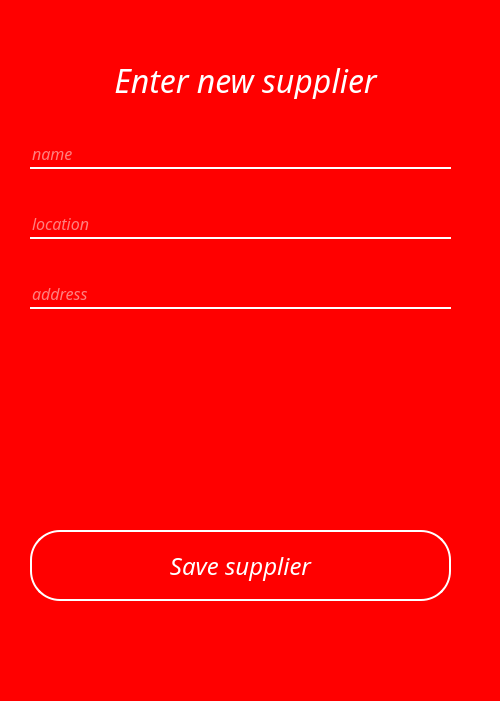
<?xml version="1.0" encoding="UTF-8"?>
<ui version="4.0">
 <class>Form</class>
 <widget class="QWidget" name="Form">
  <property name="geometry">
   <rect>
    <x>0</x>
    <y>0</y>
    <width>500</width>
    <height>701</height>
   </rect>
  </property>
  <property name="windowTitle">
   <string>Form</string>
  </property>
  <property name="styleSheet">
   <string notr="true">#Form{
background:red;
}
#headerFrame
{
background: black;
border-radius: 30px;
}

#frame
{
background: red;
border-radius: 30px;
}
#labelHead{
color:white;
}

#label{
color:white;
}

#label_2{
color:white;
}

#lineEdit_name{
border:none;
background:transparent;
color: white;
border-bottom: 2px solid white;
}

#lineEdit_location{
border:none;
background:transparent;
color: white;
border-bottom: 2px solid white;
}

#lineEdit_address{
border:none;
background:transparent;
color: white;
border-bottom: 2px solid white;
}

#lineEdit_pquantity{
border:none;
background:transparent;
color: white;
border-bottom: 2px solid white;
}

#lineEdit_psupplier{
border:none;
background:transparent;
color: white;
border-bottom: 2px solid white;
}

#lineEdit_pprice{
border:none;
background:transparent;
color: white;
border-bottom: 2px solid white;
}

#pushButton_saveSupp{
border:2px solid white;
background:transparent;
color:white;
border-radius: 30px;
}

#pushButton_saveSupp:hover{
border:2px solid white;
background:white;
color:red;
}

#push_Rigister{
border:2px solid white;
background:transparent;
color:white;
border-radius: 30px;
}

#push_Rigister:hover{
border:2px solid white;
background:white;
color:red;
}</string>
  </property>
  <widget class="QLineEdit" name="lineEdit_name">
   <property name="geometry">
    <rect>
     <x>30</x>
     <y>140</y>
     <width>421</width>
     <height>29</height>
    </rect>
   </property>
   <property name="sizePolicy">
    <sizepolicy hsizetype="Expanding" vsizetype="Preferred">
     <horstretch>0</horstretch>
     <verstretch>0</verstretch>
    </sizepolicy>
   </property>
   <property name="font">
    <font>
     <family>Aero</family>
     <pointsize>12</pointsize>
     <italic>true</italic>
    </font>
   </property>
   <property name="styleSheet">
    <string notr="true">color: rgb(255, 255, 255);
selection-color: rgb(255, 255, 0);</string>
   </property>
   <property name="text">
    <string/>
   </property>
   <property name="cursorPosition">
    <number>0</number>
   </property>
   <property name="placeholderText">
    <string>name</string>
   </property>
  </widget>
  <widget class="QLineEdit" name="lineEdit_location">
   <property name="geometry">
    <rect>
     <x>30</x>
     <y>210</y>
     <width>421</width>
     <height>29</height>
    </rect>
   </property>
   <property name="sizePolicy">
    <sizepolicy hsizetype="Expanding" vsizetype="Preferred">
     <horstretch>0</horstretch>
     <verstretch>0</verstretch>
    </sizepolicy>
   </property>
   <property name="font">
    <font>
     <family>Aero</family>
     <pointsize>12</pointsize>
     <italic>true</italic>
    </font>
   </property>
   <property name="styleSheet">
    <string notr="true">color: rgb(255, 255, 255);
selection-color: rgb(255, 255, 0);</string>
   </property>
   <property name="text">
    <string/>
   </property>
   <property name="cursorPosition">
    <number>0</number>
   </property>
   <property name="placeholderText">
    <string>location</string>
   </property>
  </widget>
  <widget class="QLineEdit" name="lineEdit_address">
   <property name="geometry">
    <rect>
     <x>30</x>
     <y>280</y>
     <width>421</width>
     <height>29</height>
    </rect>
   </property>
   <property name="sizePolicy">
    <sizepolicy hsizetype="Expanding" vsizetype="Preferred">
     <horstretch>0</horstretch>
     <verstretch>0</verstretch>
    </sizepolicy>
   </property>
   <property name="font">
    <font>
     <family>Aero</family>
     <pointsize>12</pointsize>
     <italic>true</italic>
    </font>
   </property>
   <property name="styleSheet">
    <string notr="true">color: rgb(255, 255, 255);
selection-color: rgb(255, 255, 0);</string>
   </property>
   <property name="text">
    <string/>
   </property>
   <property name="cursorPosition">
    <number>0</number>
   </property>
   <property name="placeholderText">
    <string>address</string>
   </property>
  </widget>
  <widget class="QPushButton" name="pushButton_saveSupp">
   <property name="geometry">
    <rect>
     <x>30</x>
     <y>530</y>
     <width>421</width>
     <height>71</height>
    </rect>
   </property>
   <property name="font">
    <font>
     <family>Aero</family>
     <pointsize>18</pointsize>
     <italic>true</italic>
    </font>
   </property>
   <property name="styleSheet">
    <string notr="true"/>
   </property>
   <property name="text">
    <string>Save supplier</string>
   </property>
  </widget>
  <widget class="QLabel" name="label_register">
   <property name="geometry">
    <rect>
     <x>30</x>
     <y>61</y>
     <width>431</width>
     <height>38</height>
    </rect>
   </property>
   <property name="sizePolicy">
    <sizepolicy hsizetype="Preferred" vsizetype="Preferred">
     <horstretch>0</horstretch>
     <verstretch>0</verstretch>
    </sizepolicy>
   </property>
   <property name="font">
    <font>
     <family>Aero</family>
     <pointsize>24</pointsize>
     <italic>true</italic>
    </font>
   </property>
   <property name="styleSheet">
    <string notr="true">color: rgb(255, 255, 255);</string>
   </property>
   <property name="text">
    <string>Enter new supplier</string>
   </property>
   <property name="alignment">
    <set>Qt::AlignCenter</set>
   </property>
  </widget>
 </widget>
 <resources/>
 <connections/>
</ui>
